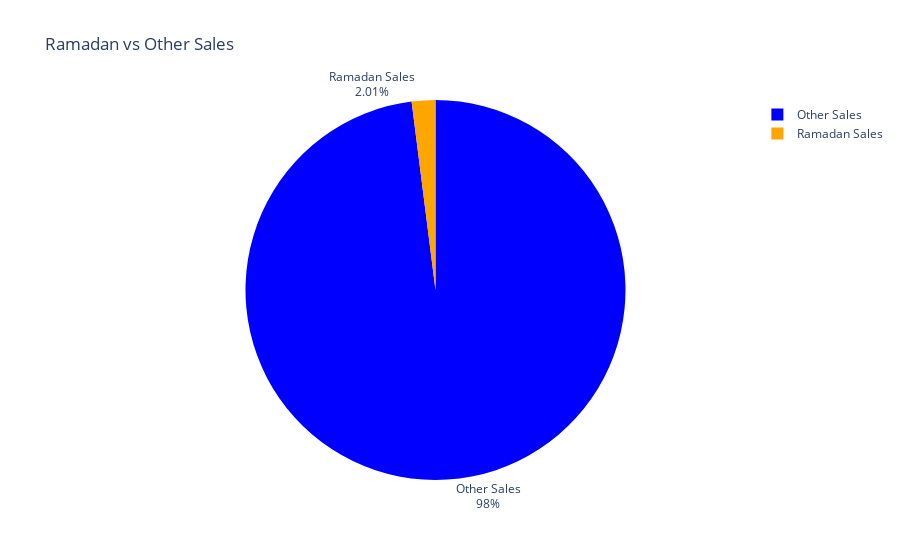

Write notebook code for a chart like this one.
### Code cell
data = {
    "Type": ["Ramadan Sales", "Other Sales"],
    "Revenue": [226352304.0, 11043437826.0]
}

df = pd.DataFrame(data)


fig = px.pie(
    df,
    names="Type",
    values="Revenue",
    color="Type",
    color_discrete_map={'Ramadan Sales':'orange', 'Other Sales':'blue'},
    title="Ramadan vs Other Sales"
)


fig.update_traces(textposition='outside', textinfo='percent+label')

fig.show()

### Figure 1 — Plotly figure (JSON) as saved in the notebook; plotly's stock layout.template omitted (floating-point values rounded to 4 significant figures)
{"data": [{"customdata": [["Ramadan Sales"], ["Other Sales"]], "domain": {"x": [0, 1], "y": [0, 1]}, "hovertemplate": "Type=%{customdata[0]}<br>Revenue=%{value}<extra></extra>", "labels": ["Ramadan Sales", "Other Sales"], "legendgroup": "", "marker": {"colors": ["orange", "blue"]}, "name": "", "showlegend": true, "textinfo": "percent+label", "textposition": "outside", "type": "pie", "values": [226400000.0, 11040000000.0]}], "layout": {"legend": {"tracegroupgap": 0}, "title": {"text": "Ramadan vs Other Sales"}}}
